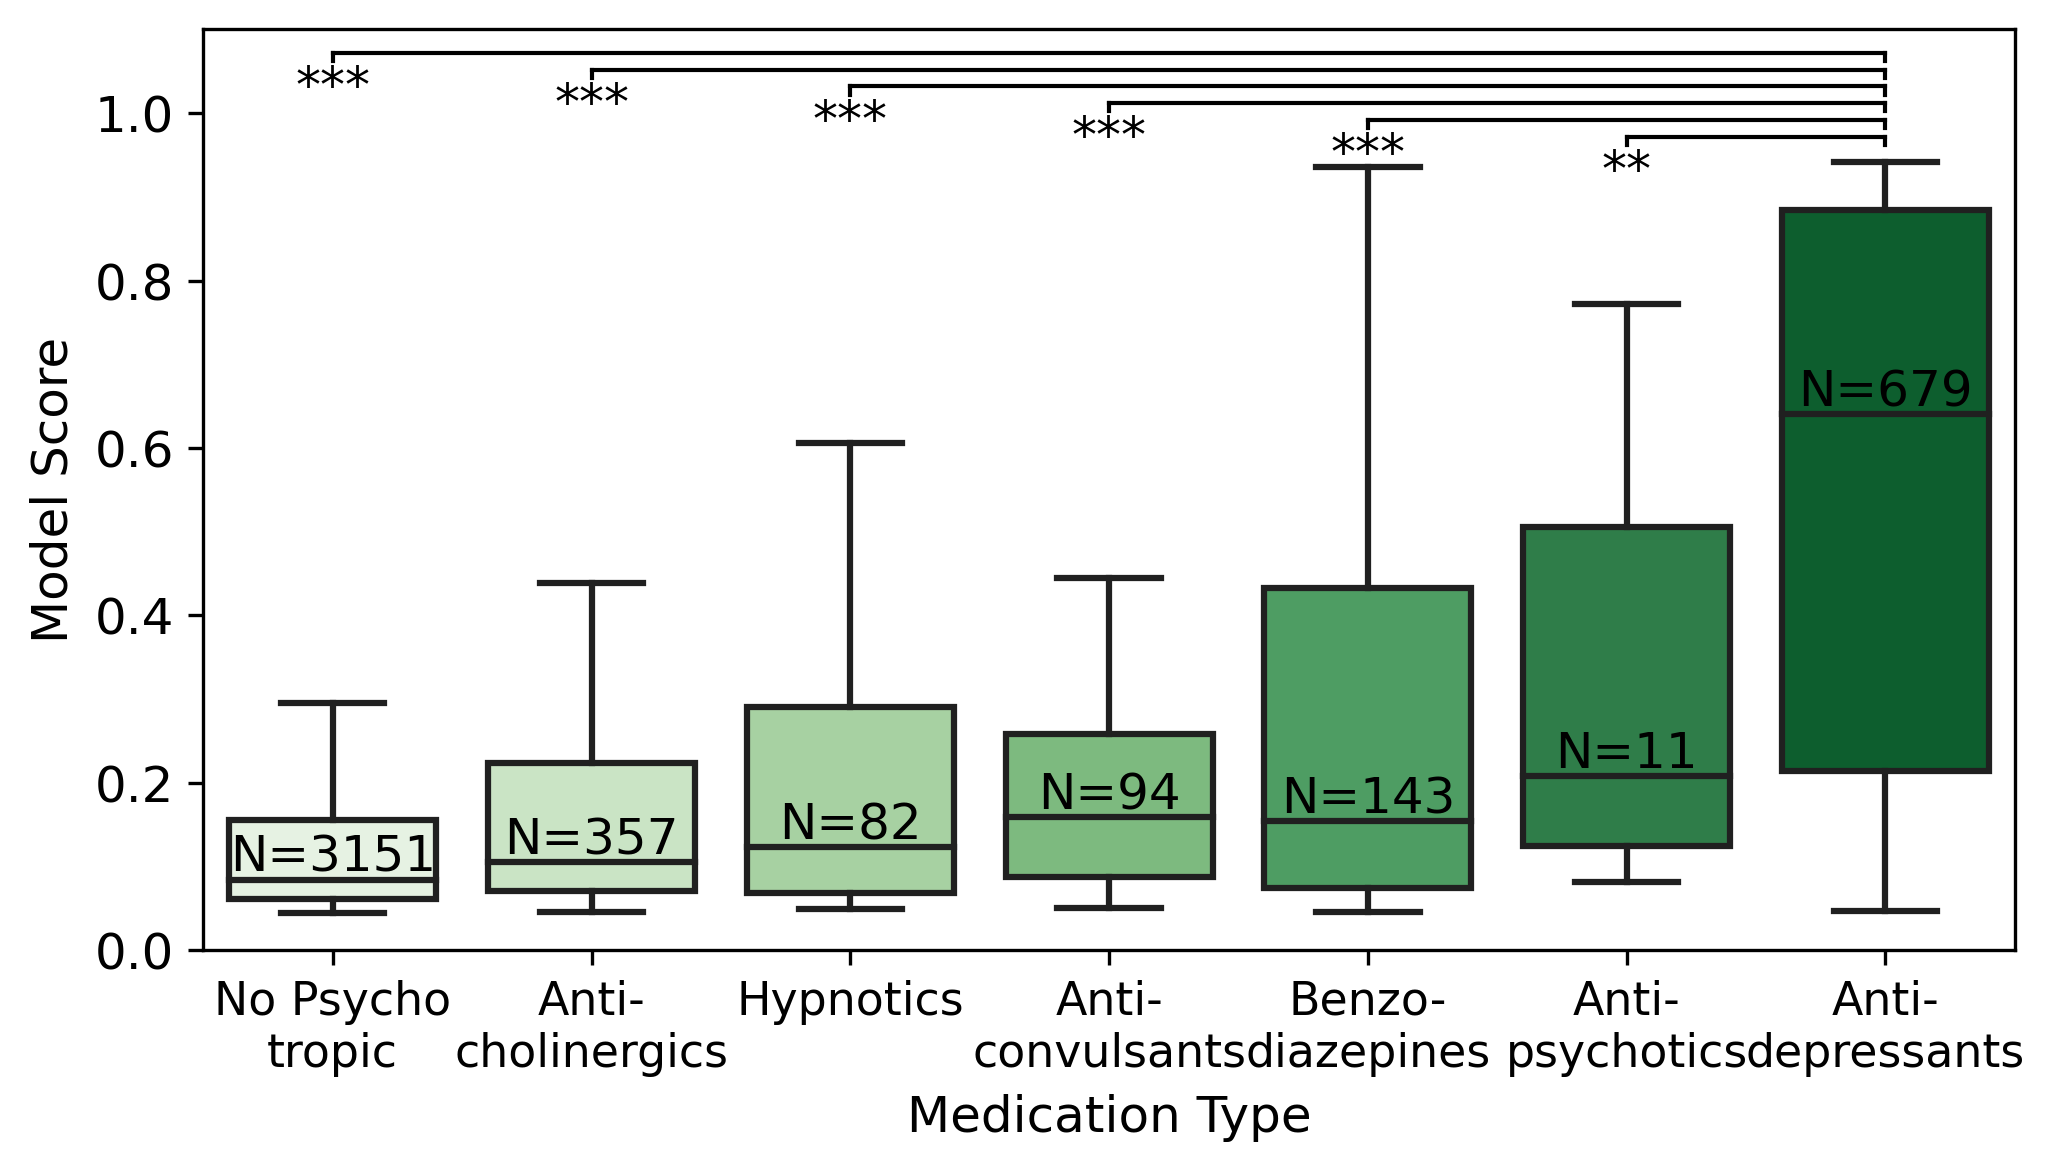

Write the Python code that produced this figure.
"""
Analysis of Model Predictions Across Different Medication Types
==============================================================

This script analyzes model predictions for various medication types including
benzodiazepines, antipsychotics, anticonvulsants, hypnotics, and antidepressants
using data from MROS and WSC datasets.

Author: [Author Name]
Date: [Date]
"""

"""
Anticholinergics: 
- Antihistamines (first-generation, strong anticholinergic effects):
Diphenhydramine — Benadryl
Chlorpheniramine — Chlor-Trimeton
Hydroxyzine — Vistaril, Atarax
Clemastine — Tavist
Meclizine — Antivert, Bonine
Promethazine — Phenergan

- Non-antihistamines:
Benztropine — Cogentin
Trihexyphenidyl — (no widely known U.S. brand; formerly Artane)
Oxybutynin — Ditropan
Tolterodine — Detrol
Solifenacin — Vesicare
Dicyclomine — Bentyl
Hyoscyamine — Levsin, Anaspaz
Scopolamine — Transderm Scop

"""

import pandas as pd 
import numpy as np 
import os 
import matplotlib.pyplot as plt
import seaborn as sns 
from scipy.__config__ import show
from ipdb import set_trace as bp
import scipy 
# Configuration
EXP_FOLDER = 'data/'
font_size = 12

def calculate_pval_effect_size(x,y,equal_var=False):
    t,p=scipy.stats.ttest_ind(x,y,equal_var=equal_var)
    nx,ny=len(x),len(y)
    md=np.mean(x)-np.mean(y)
    if equal_var:
        sp=np.sqrt(((nx-1)*np.var(x,ddof=1)+(ny-1)*np.var(y,ddof=1))/(nx+ny-2))
    else:
        sp=np.sqrt((np.var(x,ddof=1)+np.var(y,ddof=1))/2)
    return p,md/sp
def get_significance_stars(pval):
    if pval < .001: #1e-10:
        return '***'
    elif pval < 0.01: #0.001:
        return '**'
    elif pval < 0.05:
        return '*'
    else:
        return 'ns'

# Function to get effect size crosses
def get_effect_size_crosses(effect_size):
    abs_es = abs(effect_size)
    if abs_es > 0.5:
        return '†††'
    elif abs_es > 0.3:
        return '††'
    elif abs_es > 0.1:
        return '†'
    else:
        return 'ne'

def load_and_preprocess_data():
    """Load and preprocess the main inference data."""
    # Load main inference data
    df = pd.read_csv(os.path.join(EXP_FOLDER, 'inference_v6emb_3920_all.csv'))
    # Filter to only include MROS and WSC datasets
    df = df[df['dataset'].isin(['mros', 'wsc','rf'])].copy() 
    # Apply sigmoid transformation to predictions
    df['pred'] = 1 / (1 + np.exp(-df['pred'])) 
    
    # Extract filename and clean patient IDs
    df['filename'] = df['filepath'].apply(lambda x: x.split('/')[-1])
    df['pid'] = df.apply(lambda x: x['pid'] if x['dataset'] != 'wsc' else x['pid'][1:], axis=1)
    df['pid'] = df.apply(lambda x: x['pid'] if x['dataset'] != 'mros' else x['pid'][1:], axis=1)
    
    # Aggregate by filename (take mean for numeric, first value for non-numeric)
    df = df.groupby('filename').agg(lambda x: x.mean() if pd.api.types.is_numeric_dtype(x) else x.iloc[0])
    

    return df

def process_mit_medications(EXP_FOLDER = 'data/'):
    """Add taxonomy information to the dataframe."""
    df_taxonomy = pd.read_csv(os.path.join(EXP_FOLDER,'master_dataset.csv'))
    df_taxonomy = df_taxonomy[df_taxonomy['dataset'] == 'rf'].copy()
    df_taxonomy = df_taxonomy[['filename', 'taxonomy','date','pid']]

    df_taxonomy['date'] = pd.to_datetime(df_taxonomy['date'])
    df_rf = pd.read_csv(os.path.join(EXP_FOLDER, 'mit_psychotropics.csv'))
    df_rf.rename(columns={'Unnamed: 0': 'pid'}, inplace=True)
    def get_benzos(pid, date):
        if pid in ['NIHYA889LELYV','NIHFW795KLATW']:
            return True if (pid == 'NIHYA889LELYV' and date < pd.to_datetime('2019-09-15')) or (pid == 'NIHFW795KLATW' and date > pd.to_datetime('2021-01-01')) else False
        else:
            if  pid not in df_rf['pid'].values:
                return False
            else:
                return df_rf[df_rf['pid'] == pid]['Benzodiazepines'].item()
    def get_antipsycho(pid, date):
        # print(type(pid), type(df_rf['pid'].values))
        if  pid not in df_rf['pid'].values:
                return False
        else:
                return df_rf[df_rf['pid'] == pid]['Antipsychotics'].item()
    def get_anticonvuls(pid, date):
        if pid in ['NIHKH638RXUVN']:
            return True if (pid == 'NIHKH638RXUVN' and date < pd.to_datetime('2021-03-20')) and (date > pd.to_datetime('2021-02-20')) else False
        else:
            if  pid not in df_rf['pid'].values:
                return False
            else:
                return df_rf[df_rf['pid'] == pid]['Anticonvulsants'].item()
    def get_hypnotics(pid, date):
            if  pid not in df_rf['pid'].values:
                return False
            else:
                return df_rf[df_rf['pid'] == pid]['Hypnotics'].item()
    def get_anticholinergics(pid, date):
        if pid in ['NIHPX213JXJZC','NIHYA889LELYV']:
            return True if (pid == 'NIHPX213JXJZC' and date > pd.to_datetime('2020-07-14')) or (pid == 'NIHYA889LELYV' and date < pd.to_datetime('2020-10-01')) else False
        else:
            if  pid not in df_rf['pid'].values:
                return False
            else:
                return df_rf[df_rf['pid'] == pid]['Anticholinergics'].item()
    def get_stimulants(pid, date):
        if  pid not in df_rf['pid'].values:
                return False
        else:
                return df_rf[df_rf['pid'] == pid]['Stimulants'].item()
    df_taxonomy['pid'] = df_taxonomy['pid'].astype(str)
    df_taxonomy['benzos'] = df_taxonomy.apply(lambda x: get_benzos(x['pid'],x['date']), axis=1)
    df_taxonomy['antipsycho'] = df_taxonomy.apply(lambda x: get_antipsycho(x['pid'],x['date']), axis=1)
    df_taxonomy['convuls'] = df_taxonomy.apply(lambda x: get_anticonvuls(x['pid'],x['date']), axis=1)
    df_taxonomy['hypnotics'] = df_taxonomy.apply(lambda x: get_hypnotics(x['pid'],x['date']), axis=1)
    df_taxonomy['anticholinergics'] = df_taxonomy.apply(lambda x: get_anticholinergics(x['pid'],x['date']), axis=1)
    df_taxonomy['stimulants'] = df_taxonomy.apply(lambda x: get_stimulants(x['pid'],x['date']), axis=1)
    df_taxonomy.fillna(False, inplace=True)
    print('Stimulants: ', df_taxonomy[df_taxonomy['stimulants'] == True]['pid'].unique())
    print('Anticholinergics: ', df_taxonomy[df_taxonomy['anticholinergics'] == True]['pid'].unique())
    print('Hypnotics: ', df_taxonomy[df_taxonomy['hypnotics'] == True]['pid'].unique())
    print('Convuls: ', df_taxonomy[df_taxonomy['convuls'] == True]['pid'].unique())
    print('Antipsycho: ', df_taxonomy[df_taxonomy['antipsycho'] == True]['pid'].unique())
    print('Benzos: ', df_taxonomy[df_taxonomy['benzos'] == True]['pid'].unique())
    return df_taxonomy[['filename', 'benzos', 'antipsycho', 'convuls', 'hypnotics', 'anticholinergics', 'stimulants']]
    

def add_taxonomy_data(df):
    """Add taxonomy information to the dataframe."""
    df_taxonomy = pd.read_csv(os.path.join(EXP_FOLDER,'antidep_taxonomy_all_datasets_v6.csv'))
    df_taxonomy = df_taxonomy[['filename', 'taxonomy']]
    df = pd.merge(df, df_taxonomy, on='filename', how='inner')
    return df

def process_mros_medications(EXP_FOLDER = 'data/'):
    """Process MROS medication data and create medication flags."""
    # Load MROS medication data
    df_mros_meds = pd.read_csv(os.path.join(EXP_FOLDER,'mros2-dataset-augmented-live.csv'))
    df_mros1_meds = pd.read_csv(os.path.join(EXP_FOLDER,'mros1-dataset-augmented-live.csv'))
    df_mros_meds = pd.concat([df_mros_meds, df_mros1_meds])
    
    # Define medication categories with their corresponding variable names
    medication_categories = {
        'benzos': ['M1ALPRAZ', 'M1DIAZEP', 'M1LORAZE', 'M1CLONAZ', 'M1TEMAZE', 'M1MIDAZO'],
        'antipsycho': ['M1HALOPE', 'M1CHLORM', 'M1RISPER', 'M1OLANZA', 'M1QUETIA', 'M1ARIPIP', 'M1CLOZAP'],
        'convuls': ['M1CARBAZ', 'M1LAMOTR', 'M1GABAPE', 'M1PREGAB', 'M1TOPIRA', 'M1LEVETI'],
        'hypnotics': ['M1ZOLPID', 'M1ESZOPI', 'M1ZALEPL', 'M1RAMELT'],
        'stimulants': ['M1METHPH', 'M1AMPHET', 'M1MODAFI'],
        'anticholinergics': ['M1DIPHHY','M1CHLORR','M1HYDROY','M1CLEMAS','M1MECLIZ','M1PROMET','M1BENZTR','M1TRIHEX','M1OXYBUT','M1TOLTER','M1SOLIFE','M1DICYCL','M1HYOSCY','M1SCOPOL',]
    }
    
    # Create binary flags for each medication category
    for category, medications in medication_categories.items():
        if True: #category != 'stimulants':  # Skip stimulants as they're not used in the final analysis
            df_mros_meds[category.replace('convuls', 'convuls')] = df_mros_meds.apply(
                lambda x: any([x[med] == True for med in medications if med in df_mros_meds.columns]), 
                axis=1
            )
    
    return df_mros_meds[['filename', 'benzos', 'antipsycho', 'convuls', 'hypnotics', 'anticholinergics','stimulants']]

def process_wsc_medications(EXP_FOLDER = 'data/'):
    """Process WSC medication data and create medication flags."""
    df_wsc_meds = pd.read_csv(os.path.join(EXP_FOLDER,'wsc-dataset-0.7.0.csv'))
    
    # Define medication categories with their corresponding WSC variable names
    medication_categories = {
        'benzos': ['dr412', 'dr420', 'dr421', 'dr431', 'dr863', 'dr440'],
        'antipsycho': ['dr423', 'dr429', 'dr430'],
        'convuls': ['dr418', 'dr404', 'dr443', 'dr433'],
        'hypnotics': ['dr858'],
        'stimulants': ['dr706', 'dr776', 'dr861', 'dr842', 'dr859'],
        'anticholinergics': ['dr219','dr221','dr235','dr239','dr207','dr229','dr783','dr854','dr759','dr717','dr256']
    }
    
    # Create filename for WSC data
    df_wsc_meds['filename'] = df_wsc_meds.apply(
        lambda x: f'wsc-visit{x["wsc_vst"]}-{x["wsc_id"]}-nsrr.npz', 
        axis=1
    )
    
    # Create binary flags for each medication category
    for category, medications in medication_categories.items():
        # if category != 'stimulants':  # Skip stimulants as they're not used in the final analysis
        df_wsc_meds[category.replace('convuls', 'convuls')] = df_wsc_meds.apply(
            lambda x: any([x[med] == True for med in medications if med in df_wsc_meds.columns]), 
            axis=1
        )
    
    return df_wsc_meds[['filename', 'benzos', 'antipsycho', 'convuls', 'hypnotics', 'anticholinergics', 'stimulants']]

def extract_medication_groups(df):
    """Extract prediction values for different medication groups."""
    # Define medication groups
    groups = {}
    
    # Controls: no antidepressants and no other medications
    groups['controls'] = df[
        (df['label'] == 0) & 
        (df['benzos'] == False) & 
        (df['antipsycho'] == False) & 
        (df['convuls'] == False) & 
        (df['hypnotics'] == False) & 
        (df['anticholinergics'] == False)
    ]['pred'].values
    
    # Specific medication groups (non-antidepressant users)
    groups['benzos'] = df[(df['label'] == 0) & (df['benzos'] == True)]['pred'].values
    groups['antipsycho'] = df[(df['label'] == 0) & (df['antipsycho'] == True)]['pred'].values
    groups['convuls'] = df[(df['label'] == 0) & (df['convuls'] == True)]['pred'].values
    groups['hypnotics'] = df[(df['label'] == 0) & (df['hypnotics'] == True)]['pred'].values
    groups['anticholinergics'] = df[(df['label'] == 0) & (df['anticholinergics'] == True)]['pred'].values
    # Antidepressant users without other medications
    # groups['antidep'] = df[
    #     (df['label'] == 1) & 
    #     (df['benzos'] == False) & 
    #     (df['antipsycho'] == False) & 
    #     (df['convuls'] == False) & 
    #     (df['hypnotics'] == False) & 
    #     (df['anticholinergics'] == False)
    # ]['pred'].values
    # All Antidepressant users 
    groups['antidep'] = df[(df['label'] == 1)]['pred'].values
    
    return groups

def create_visualization(groups, save_path=None, ax=None, save=True):
    """Create and save the medication comparison visualization."""
    # Print group sizes
    print('Group sizes:')
    for group_name, values in groups.items():
        print(f'  {group_name.capitalize()}: {len(values)}')
    
    # Prepare data for visualization
    df_viz = pd.DataFrame({
        'medication': (
            ['No Psycho\ntropic'] * len(groups['controls']) +
            ['Benzo-\ndiazepines'] * len(groups['benzos']) +
            ['Anti-\npsychotics'] * len(groups['antipsycho']) +
            ['Anti-\nconvulsants'] * len(groups['convuls']) +
            ['Hypnotics'] * len(groups['hypnotics']) +
            ['Anti-\ncholinergics'] * len(groups['anticholinergics']) +
            ['Anti-\ndepressants'] * len(groups['antidep'])
        ),
        'pred': np.concatenate([
            groups['controls'], groups['benzos'], groups['antipsycho'], 
            groups['convuls'], groups['hypnotics'], groups['anticholinergics'], groups['antidep']
        ])
    })
    
    # Create figure
    if ax is None:
        fig, ax = plt.subplots(figsize=(7, 4))
    
    # Define order for consistent presentation
    order = ['No Psycho\ntropic', 'Anti-\ncholinergics', 'Hypnotics', 'Anti-\nconvulsants', 'Benzo-\ndiazepines',
             'Anti-\npsychotics', 'Anti-\ndepressants']
    
    # Create boxplot
    sns.boxplot(
        x="medication", y="pred", data=df_viz, 
        palette='Greens', ax=ax, order=order, showfliers=False
    )
    ax.tick_params(axis='x', labelsize=font_size-1)
    ax.tick_params(axis='y', labelsize=font_size)
    
    

    ### Add significances - compare each medication to Antidepressants
    # Get Antidepressants values (last column)
    antidep_values = df_viz[df_viz['medication'] == 'Anti-\ndepressants']['pred'].values
    box_positions = ax.get_xticks()
    
    # Find the index of Antidepressants in the order
    antidep_idx = order.index('Anti-\ndepressants')
    
    # Compare each medication (except Antidepressants) to Antidepressants
    bracket_offset = 0  # Track vertical offset for each bracket to avoid overlap
    for i, medication in enumerate(order):
        if medication == 'Anti-\ndepressants':
            continue  # Skip Antidepressants itself
        
        medication_values = df_viz[df_viz['medication'] == medication]['pred'].values
        
        if len(medication_values) > 0 and len(antidep_values) > 0:
            # Calculate p-value and effect size
            pval, effect_size = calculate_pval_effect_size(medication_values, antidep_values)
            sig_stars = get_significance_stars(pval)
            crosses = get_effect_size_crosses(effect_size)
            
            # Get max y-value from both boxes to position bracket above
            max_y_antidep = antidep_values.max() if len(antidep_values) > 0 else 0
            max_y_medication = medication_values.max() if len(medication_values) > 0 else 0
            max_y = max(max_y_antidep, max_y_medication) + 0.08
            
            # Position bracket slightly above the boxes with vertical spacing to avoid overlap
            bracket_y = max_y + 0.05 + (bracket_offset * 0.02)  # 0.02 spacing between brackets
            bracket_offset -= 1
            
            # Draw bracket between Antidepressants position and current medication position
            x1 = box_positions[antidep_idx]  # Antidepressants position
            x2 = box_positions[i]  # Medication position
            x_center = (x1 + x2) / 2
            
            # Draw horizontal line
            ax.plot([x1, x2], [bracket_y, bracket_y], 'k-', linewidth=1)
            # Draw vertical lines at ends
            ax.plot([x1, x1], [bracket_y - 0.01, bracket_y], 'k-', linewidth=1)
            ax.plot([x2, x2], [bracket_y - 0.01, bracket_y], 'k-', linewidth=1)
            # Add significance stars
            ax.text(x2, bracket_y - 0.01 - 0.06, sig_stars, ha='center', va='bottom', fontsize=font_size)
            # Add effect size crosses right above the stars
            # ax.text(x2, bracket_y - 0.01 - 0.05 -  0.06, crosses, ha='center', va='bottom', fontsize=font_size)
    
    
    
    
    # Add sample size annotations
    for i, medication in enumerate(order):
        n = df_viz[df_viz['medication'] == medication].shape[0]
        # ypos = np.percentile(df_viz[df_viz['medication'] == medication]['pred'], 88) + 0.03
        ypos = df_viz[df_viz['medication'] == medication]['pred'].median() + 0.01
        ax.text(i, ypos, f'N={n}', horizontalalignment='center', 
                size=font_size, color='black')
    
    # Customize plot
    ax.set_ylim(0, 1.1)
    ax.set_yticks([0, 0.2, 0.4, 0.6, 0.8, 1.0])
    ax.set_ylabel('Model Score', fontsize=font_size)
    ax.set_xlabel('Medication Type', fontsize=font_size)
    if save:
        plt.tight_layout()
        plt.savefig(save_path, dpi=300, bbox_inches='tight')
    return ax

def generate_other_medications_figure(save=True, ax=None):
    """Main analysis pipeline."""
    print("Loading and preprocessing data...")
    df = load_and_preprocess_data()
    
    print("Adding taxonomy data...")
    df = add_taxonomy_data(df)
    
    print("Processing medication data...")
    df_mros_meds = process_mros_medications()
    df_wsc_meds = process_wsc_medications()
    
    print("Processing MIT medication data...")
    df_mit_meds = process_mit_medications()
    
    # Combine medication data
    df_other = pd.concat([df_mros_meds, df_wsc_meds, df_mit_meds])

    df = df.merge(df_other, on='filename', how='inner')
    df = df[['filename', 'taxonomy', 'pred', 'pid', 'label', 'benzos', 'antipsycho', 'convuls', 'hypnotics', 'anticholinergics', 'stimulants','dataset']].copy()
    
    df = df.groupby(['pid',  'label','benzos', 'antipsycho', 'convuls', 'hypnotics', 'anticholinergics', 'stimulants','dataset']).agg({'pred': 'mean'}).reset_index()
    print(df[df['dataset'] == 'mros'].shape[0])
    print(df[df['dataset'] == 'wsc'].shape[0])
    print(df[df['dataset'] == 'rf'].shape[0])
    print('Total merged data: ', df.shape[0])
    
    print("Extracting medication groups...")
    groups = extract_medication_groups(df)
    
    print("Creating visualization...")
    save_path = 'biomarker/analysis/figure_4a.png'
    if save:
        create_visualization(groups, save_path=save_path, save=True)
    else:
        create_visualization(groups, save_path=None, ax=ax, save=False)

    print("Analysis completed successfully!")

if __name__ == "__main__":
    generate_other_medications_figure(save=True)